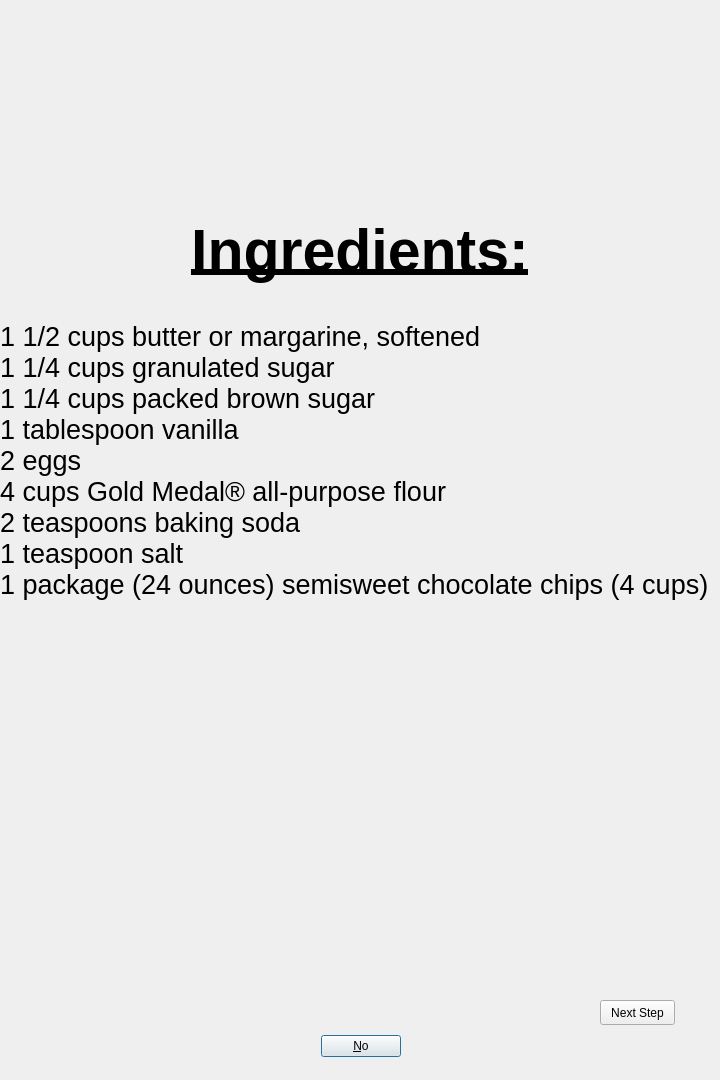
<?xml version="1.0" encoding="UTF-8"?>
<ui version="4.0">
 <class>Chocolate_Chip_Cookies</class>
 <widget class="QDialog" name="Chocolate_Chip_Cookies">
  <property name="geometry">
   <rect>
    <x>0</x>
    <y>0</y>
    <width>720</width>
    <height>1080</height>
   </rect>
  </property>
  <property name="windowTitle">
   <string>Dialog</string>
  </property>
  <widget class="QDialogButtonBox" name="buttonBox">
   <property name="geometry">
    <rect>
     <x>320</x>
     <y>1030</y>
     <width>81</width>
     <height>32</height>
    </rect>
   </property>
   <property name="orientation">
    <enum>Qt::Horizontal</enum>
   </property>
   <property name="standardButtons">
    <set>QDialogButtonBox::No</set>
   </property>
   <property name="centerButtons">
    <bool>true</bool>
   </property>
  </widget>
  <widget class="QLabel" name="label">
   <property name="geometry">
    <rect>
     <x>0</x>
     <y>0</y>
     <width>720</width>
     <height>200</height>
    </rect>
   </property>
   <property name="text">
    <string>&lt;html&gt;&lt;head/&gt;&lt;body&gt;&lt;p&gt;&lt;img src=&quot;:/pictures/Chocolate_Chip_Cookies.jpg&quot;/&gt;&lt;/p&gt;&lt;/body&gt;&lt;/html&gt;</string>
   </property>
  </widget>
  <widget class="QPushButton" name="pushButton">
   <property name="geometry">
    <rect>
     <x>600</x>
     <y>1000</y>
     <width>75</width>
     <height>25</height>
    </rect>
   </property>
   <property name="text">
    <string>Next Step</string>
   </property>
  </widget>
  <widget class="QLabel" name="label_3">
   <property name="geometry">
    <rect>
     <x>0</x>
     <y>200</y>
     <width>720</width>
     <height>100</height>
    </rect>
   </property>
   <property name="font">
    <font>
     <pointsize>44</pointsize>
     <weight>75</weight>
     <bold>true</bold>
     <underline>true</underline>
    </font>
   </property>
   <property name="text">
    <string>Ingredients:</string>
   </property>
   <property name="alignment">
    <set>Qt::AlignCenter</set>
   </property>
  </widget>
  <widget class="QLabel" name="label_2">
   <property name="geometry">
    <rect>
     <x>0</x>
     <y>300</y>
     <width>720</width>
     <height>321</height>
    </rect>
   </property>
   <property name="font">
    <font>
     <pointsize>20</pointsize>
    </font>
   </property>
   <property name="text">
    <string>1 1/2 cups butter or margarine, softened
1 1/4 cups granulated sugar
1 1/4 cups packed brown sugar
1 tablespoon vanilla
2 eggs
4 cups Gold Medal® all-purpose flour
2 teaspoons baking soda
1 teaspoon salt
1 package (24 ounces) semisweet chocolate chips (4 cups)</string>
   </property>
  </widget>
 </widget>
 <resources/>
 <connections>
  <connection>
   <sender>buttonBox</sender>
   <signal>accepted()</signal>
   <receiver>Chocolate_Chip_Cookies</receiver>
   <slot>accept()</slot>
   <hints>
    <hint type="sourcelabel">
     <x>248</x>
     <y>254</y>
    </hint>
    <hint type="destinationlabel">
     <x>157</x>
     <y>274</y>
    </hint>
   </hints>
  </connection>
  <connection>
   <sender>buttonBox</sender>
   <signal>rejected()</signal>
   <receiver>Chocolate_Chip_Cookies</receiver>
   <slot>reject()</slot>
   <hints>
    <hint type="sourcelabel">
     <x>316</x>
     <y>260</y>
    </hint>
    <hint type="destinationlabel">
     <x>286</x>
     <y>274</y>
    </hint>
   </hints>
  </connection>
 </connections>
</ui>
